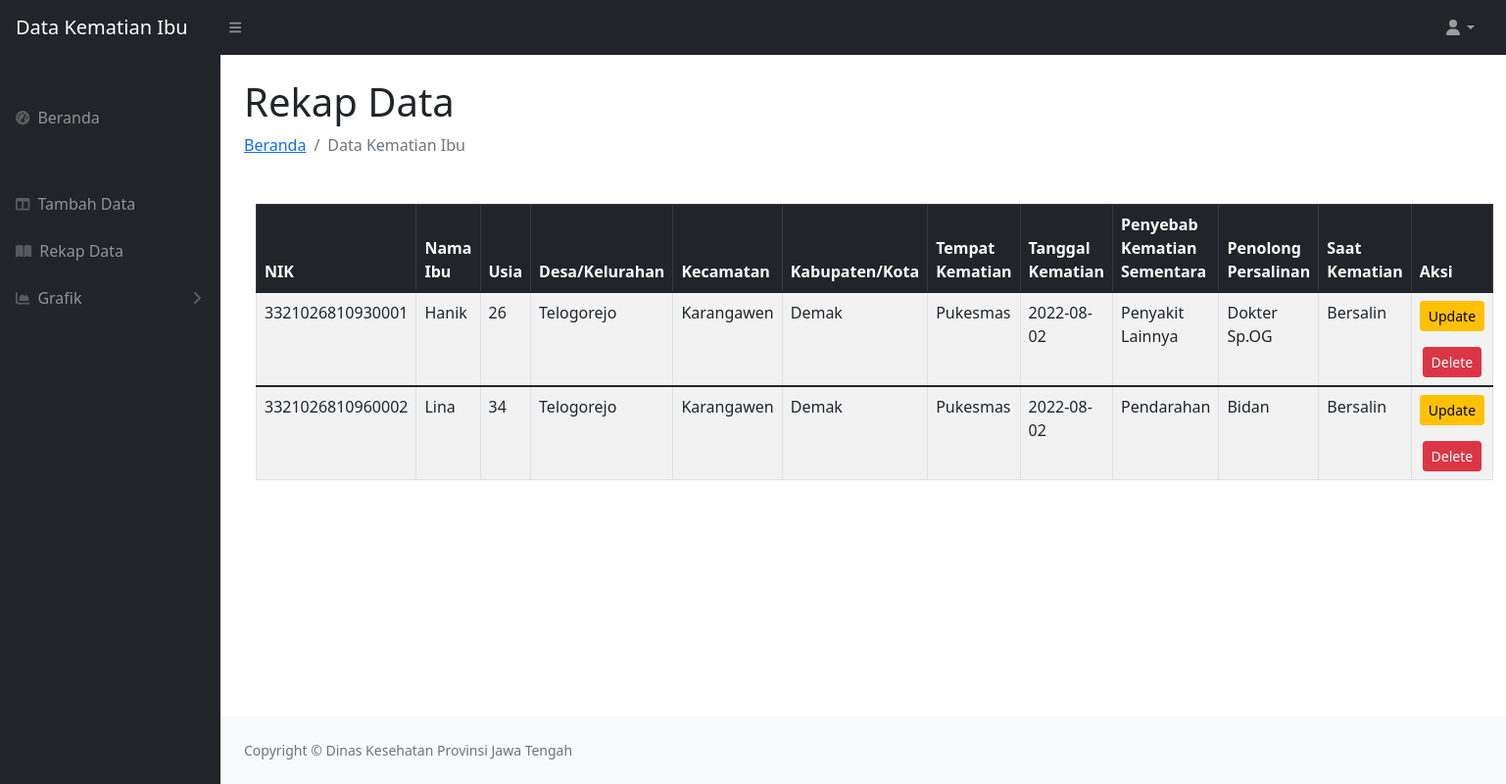
The app's page /read.php with its own data.
### tables this page shows
CREATE TABLE `kematianibu` (
  `id` int(8) NOT NULL,
  `nik` varchar(16) NOT NULL,
  `nama_ibu` varchar(100) NOT NULL,
  `usia` int(3) NOT NULL,
  `desa_kelurahan` varchar(100) NOT NULL,
  `kecamatan` varchar(100) NOT NULL,
  `kabupaten_kota` varchar(100) NOT NULL,
  `tempat_kematian` varchar(100) NOT NULL,
  `tanggal_kematian` date NOT NULL,
  `penyebab_kematian_sementara` varchar(100) NOT NULL,
  `penolong_persalinan` varchar(100) NOT NULL,
  `saat_kematian` varchar(100) NOT NULL
);

### read.php (the view, shortened to what this page needs)
<?php
	include 'koneksi.php';
?>
<!DOCTYPE html>
<html lang="en">
<head>
        <link href="https://cdn.jsdelivr.net/npm/simple-datatables@latest/dist/style.css" rel="stylesheet" />
        <link href="css/styles.css" rel="stylesheet" />
	<link href="https://cdn.jsdelivr.net/npm/bootstrap@5.0.2/dist/css/bootstrap.min.css" rel="stylesheet">
</head>
<body class="sb-nav-fixed">
        <nav class="sb-topnav navbar navbar-expand navbar-dark bg-dark">
            <a class="navbar-brand ps-3" >Data Kematian Ibu</a>
            <button class="btn btn-link btn-sm order-1 order-lg-0 me-4 me-lg-0" id="sidebarToggle" href="#!"><i class="fas fa-bars"></i></button>
            <ul class="navbar-nav ms-auto ms-md-0 me-3 me-lg-4">
                <li class="nav-item dropdown">
                    <a class="nav-link dropdown-toggle" id="navbarDropdown" href="#" role="button" data-bs-toggle="dropdown" aria-expanded="false"><i class="fas fa-user fa-fw"></i></a>
                </li>
            </ul>
        </nav>
        <div id="layoutSidenav">
            <div id="layoutSidenav_nav">
                <nav class="sb-sidenav accordion sb-sidenav-dark" id="sidenavAccordion">
                    <div class="sb-sidenav-menu">
                        <div class="nav">
							<div class="sb-sidenav-menu-heading"></div>
                            <a class="nav-link" href="index.php">
                                <div class="sb-nav-link-icon"><i class="fas fa-tachometer-alt"></i></div>
                                Beranda
                            </a>
							<div class="sb-sidenav-menu-heading"></div>
                            <a class="nav-link collapsed" href="add.php">
                                <div class="sb-nav-link-icon"><i class="fas fa-columns"></i></div>
                                Tambah Data
                            </a>
                            <a class="nav-link collapsed" href="read.php">
                                <div class="sb-nav-link-icon"><i class="fas fa-book-open"></i></div>
                                Rekap Data
							</a>
							<a class="nav-link collapsed" href="#" data-bs-toggle="collapse" data-bs-target="#collapseLayouts" aria-expanded="false" aria-controls="collapseLayouts">
                                <div class="sb-nav-link-icon"><i class="fas fa-chart-area"></i></div>
                                Grafik
								<div class="sb-sidenav-collapse-arrow"><i class="fas fa-angle-down"></i></div>
                            </a>
                        </div>
                    </div>
                </nav>
            </div>
            <div id="layoutSidenav_content">
                <main>
                    <div class="container-fluid px-4">
                        <h1 class="mt-4">Rekap Data</h1>
                        <ol class="breadcrumb mb-4">
							<li class="breadcrumb-item"><a href="index.php">Beranda</a></li>
                            <li class="breadcrumb-item active">Data Kematian Ibu</li>
                        </ol>
						<body>
					<div class="container">
					<table class ="table table-striped table-hover table-bordered mt-5">
					<thead class="table-dark">
						<th>NIK</th>
						<th>Nama Ibu</th>
						<th>Usia</th>
						<th>Desa/Kelurahan</th>
						<th>Kecamatan</th>
						<th>Kabupaten/Kota</th>
						<th>Tempat Kematian</th>
						<th>Tanggal Kematian</th>
						<th>Penyebab Kematian Sementara</th>
						<th>Penolong Persalinan</th>
						<th>Saat Kematian</th>
						<th>Aksi</th>
					</thead>
					<?php
						$sqlGet = "SELECT * FROM kematianibu";
						$query = mysqli_query($conn, $sqlGet);
						while($data = mysqli_fetch_array($query)){
							echo "
								<tbody>
									<tr>
										<td>$data[nik]</td>
										<td>$data[nama_ibu]</td>
										<td>$data[usia]</td>
										<td>$data[desa_kelurahan]</td>
										<td>$data[kecamatan]</td>
										<td>$data[kabupaten_kota]</td>
										<td>$data[tempat_kematian]</td>
										<td>$data[tanggal_kematian]</td>
										<td>$data[penyebab_kematian_sementara]</td>
										<td>$data[penolong_persalinan]</td>
										<td>$data[saat_kematian]</td>
										<td>
											<div class='row'>
												<div class='colomn d-flex justify-content-center'>
													<a href='update.php?id=$data[id]' class='btn btn-sm btn-warning'>Update</a>
												</div>
												<div class='colomn d-flex justify-content-center mt-3'>
													<a href='delete.php?id=$data[id]' class='btn btn-sm btn-danger'>Delete</a>
												</div>
												</div>
										</td>
									</tr>
								</tbody>
							";
						}
					?>
					</table>
					</div>
				</body>
                    </div>
                </main>
                <footer class="py-4 bg-light mt-auto">
                    <div class="container-fluid px-4">
                        <div class="d-flex align-items-center justify-content-between small">
                            <div class="text-muted">Copyright &copy; Dinas Kesehatan Provinsi Jawa Tengah</div>
                        </div>
                    </div>
                </footer>
            </div>
        </div>
    </body>
</html>

### records on screen
kematianibu: nik "3321026810930001", nama_ibu "Hanik", usia "26", desa_kelurahan "Telogorejo", kecamatan "Karangawen", kabupaten_kota "Demak", tempat_kematian "Pukesmas", tanggal_kematian "2022-08-02", penyebab_kematian_sementara "Penyakit Lainnya", penolong_persalinan "Dokter Sp.OG", saat_kematian "Bersalin"
kematianibu: nik "3321026810960002", nama_ibu "Lina", usia "34", desa_kelurahan "Telogorejo", kecamatan "Karangawen", kabupaten_kota "Demak", tempat_kematian "Pukesmas", tanggal_kematian "2022-08-02", penyebab_kematian_sementara "Pendarahan", penolong_persalinan "Bidan", saat_kematian "Bersalin"
